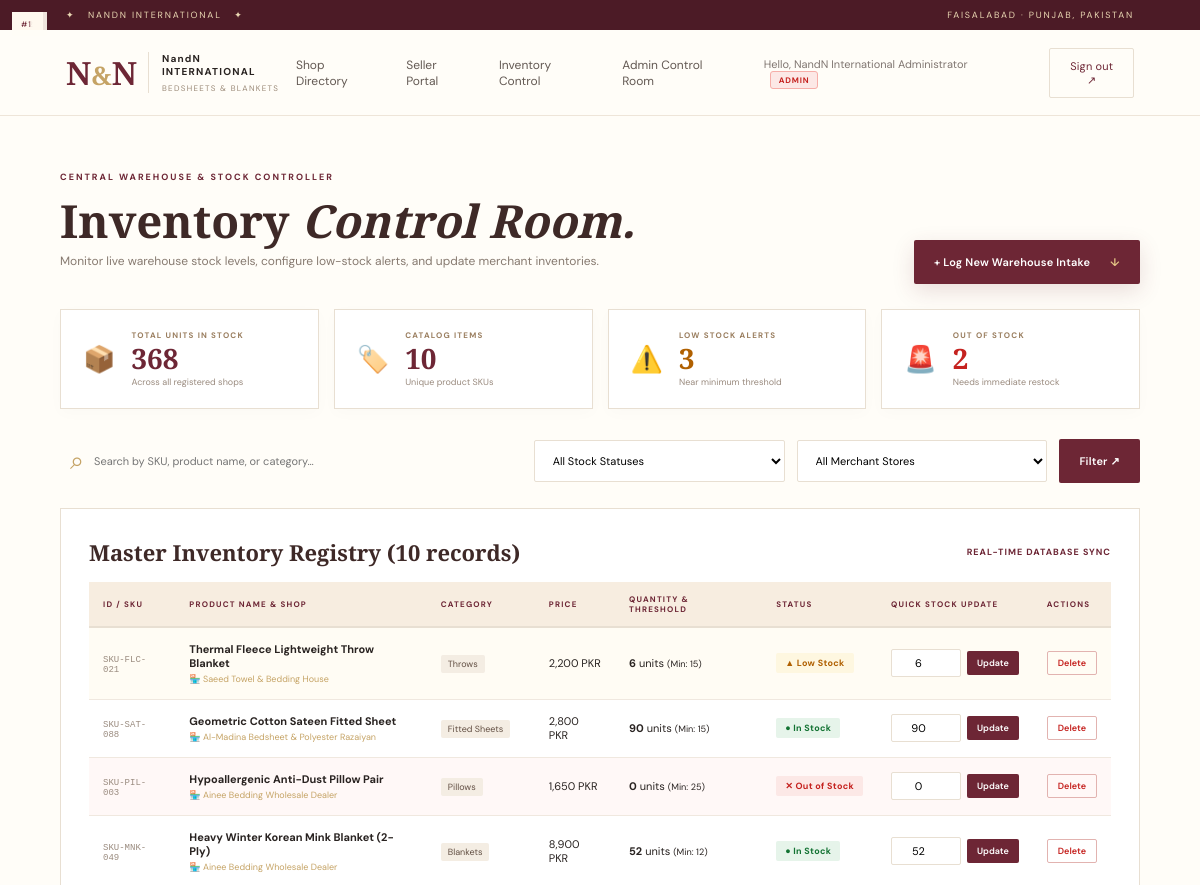
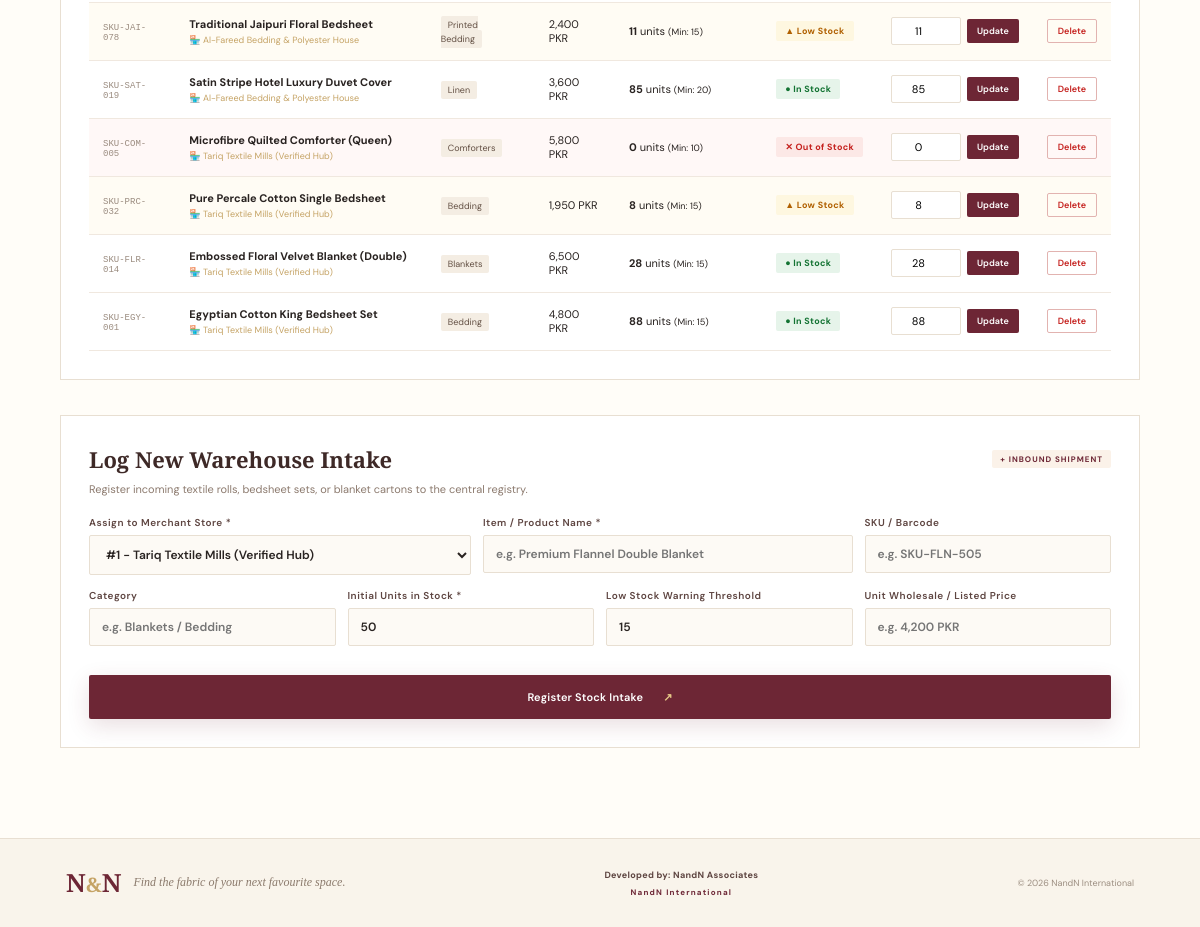
/inventory/dashboard (signed in), run on the app's committed database (2 pictures, top to bottom).
### tables this page shows
CREATE TABLE inventory(
            id INTEGER PRIMARY KEY AUTOINCREMENT,
            shop_id INTEGER,
            item_name TEXT NOT NULL,
            sku TEXT,
            category TEXT,
            quantity INTEGER NOT NULL DEFAULT 0,
            low_stock_threshold INTEGER NOT NULL DEFAULT 15,
            unit_price TEXT,
            status TEXT NOT NULL DEFAULT 'In Stock',
            updated_at TEXT NOT NULL DEFAULT CURRENT_TIMESTAMP,
            FOREIGN KEY (shop_id) REFERENCES shops(id)
        );

CREATE TABLE shops(id INTEGER PRIMARY KEY,name TEXT NOT NULL,market_area TEXT,address TEXT,phone TEXT,product_line TEXT,top_products TEXT,price_range TEXT,average_price TEXT,business_type TEXT,verification TEXT,product_image_name TEXT,photo1 TEXT,photo2 TEXT, seller_id INTEGER DEFAULT NULL);

### app.py (the view)
@app.route('/inventory/dashboard')
@inventory_required
def inventory_dashboard():
    q = request.args.get('q', '').strip()
    status_filter = request.args.get('status', '').strip()
    shop_filter = request.args.get('shop_id', '', type=str)
    where = []
    params = []
    if q:
        like = f'%{q}%'
        where.append('(i.item_name LIKE ? OR i.sku LIKE ? OR i.category LIKE ?)')
        params.extend([like, like, like])
    if status_filter:
        where.append('i.status=?')
        params.append(status_filter)
    if shop_filter and shop_filter.isdigit():
        where.append('i.shop_id=?')
        params.append(int(shop_filter))
    clause = (' WHERE ' + ' AND '.join(where)) if where else ''
    with connect() as db:
        total_items = db.execute('SELECT COUNT(*) FROM inventory').fetchone()[0]
        total_units = db.execute('SELECT COALESCE(SUM(quantity), 0) FROM inventory').fetchone()[0]
        low_stock_count = db.execute("SELECT COUNT(*) FROM inventory WHERE status='Low Stock'").fetchone()[0]
        out_of_stock_count = db.execute("SELECT COUNT(*) FROM inventory WHERE status='Out of Stock'").fetchone()[0]
        sql = f'''
        SELECT i.*, s.name as shop_name
        FROM inventory i
        LEFT JOIN shops s ON i.shop_id = s.id
        {clause}
        ORDER BY i.id DESC
        '''
        items = db.execute(sql, params).fetchall()
        shops = db.execute('SELECT id, name FROM shops ORDER BY id LIMIT 50').fetchall()
    stats = {
        'total_items': total_items,
        'total_units': total_units,
        'low_stock': low_stock_count,
        'out_of_stock': out_of_stock_count
    }
    return render_template(
        'inventory_dashboard.html',
        items=items,
        stats=stats,
        shops=shops,
        q=q,
        status_filter=status_filter,
        shop_filter=shop_filter
    )

### app.py (called while the page is built)
def connect():
    db = sqlite3.connect(DB_PATH)
    db.row_factory = sqlite3.Row
    db.execute('PRAGMA foreign_keys=ON')
    return db

def inventory_required(fn):
    @wraps(fn)
    def wrapped(*a, **kw):
        if not session.get('user_id'):
            flash('Pehle Inventory Control account se login karein.', 'info')
            return redirect(url_for('inventory_login'))
        if session.get('role') != 'inventory' and session.get('role') != 'admin':
            flash('Access Denied: Buyer ya Seller ko Inventory Control Room access karne ki ijazat nahi hai.', 'error')
            if session.get('role') == 'buyer': return redirect(url_for('directory'))
            if session.get('role') == 'seller': return redirect(url_for('seller_dashboard'))
            return redirect(url_for('index'))
        return fn(*a, **kw)
    return wrapped

@app.context_processor
def globals_for_templates():
    return {
        'current_user': session.get('user_name'),
        'user_role': session.get('role')
    }

### templates/inventory_dashboard.html (shortened to what this page needs)
{% extends 'base.html' %}
{% block content %}
<section class="inventory-wrap">
  <div class="inventory-head">
    <div class="section-kicker">CENTRAL WAREHOUSE & STOCK CONTROLLER</div>
    <div class="inventory-title-row">
      <div>
        <h1>Inventory <em>Control Room.</em></h1>
        <p class="form-sub">Monitor live warehouse stock levels, configure low-stock alerts, and update merchant inventories.</p>
      </div>
      <a class="btn btn-gold" href="#add-stock-section">
        + Log New Warehouse Intake <span>↓</span>
      </a>
    </div>
  </div>
  <div class="inventory-kpis">
    <div class="kpi-card">
      <div class="kpi-icon">📦</div>
      <div class="kpi-data">
        <small>TOTAL UNITS IN STOCK</small>
        <strong>{{ stats.total_units }}</strong>
        <span>Across all registered shops</span>
      </div>
    </div>
    <div class="kpi-card">
      <div class="kpi-icon">🏷️</div>
      <div class="kpi-data">
        <small>CATALOG ITEMS</small>
        <strong>{{ stats.total_items }}</strong>
        <span>Unique product SKUs</span>
      </div>
    </div>
    <div class="kpi-card alert-warning">
      <div class="kpi-icon">⚠️</div>
      <div class="kpi-data">
        <small>LOW STOCK ALERTS</small>
        <strong class="text-warning">{{ stats.low_stock }}</strong>
        <span>Near minimum threshold</span>
      </div>
    </div>
    <div class="kpi-card alert-danger">
      <div class="kpi-icon">🚨</div>
      <div class="kpi-data">
        <small>OUT OF STOCK</small>
        <strong class="text-danger">{{ stats.out_of_stock }}</strong>
        <span>Needs immediate restock</span>
      </div>
    </div>
  </div>
  <div class="inventory-filter-bar">
    <form method="get" action="{{ url_for('inventory_dashboard') }}" class="filter-form">
      <div class="search-field">
        <span>⌕</span>
        <input type="search" name="q" value="{{ q }}" placeholder="Search by SKU, product name, or category…">
      </div>
      <select name="status">
        <option value="">All Stock Statuses</option>
      </select>
      <select name="shop_id">
        <option value="">All Merchant Stores</option>
      </select>
      <button class="btn btn-primary" type="submit">Filter ↗</button>
    </form>
  </div>
  <div class="inventory-box">
    <div class="box-head">
      <h2>Master Inventory Registry ({{ items|length }} records)</h2>
      <span class="tabs-label">Real-time database sync</span>
    </div>
    {% if items %}
    <div class="table-responsive">
      <table class="luxury-table inventory-table">
        <thead>
          <tr>
            <th>ID / SKU</th>
            <th>PRODUCT NAME & SHOP</th>
            <th>CATEGORY</th>
            <th>PRICE</th>
            <th>QUANTITY & THRESHOLD</th>
            <th>STATUS</th>
            <th>QUICK STOCK UPDATE</th>
            <th>ACTIONS</th>
          </tr>
        </thead>
        <tbody>
          {% for item in items %}
          <tr class="{% if item.status == 'Out of Stock' %}row-danger{% elif item.status == 'Low Stock' %}row-warning{% endif %}">
            <td>
              <span class="card-id">#{{ item.id }}</span>
              <small class="muted-sku">{{ item.sku or 'SKU-NONE' }}</small>
            </td>
            <td>
              <b>{{ item.item_name }}</b>
              <small class="shop-badge">🏪 {{ item.shop_name or 'Shop #' ~ item.shop_id }}</small>
            </td>
            <td><span class="category-chip">{{ item.category or 'General' }}</span></td>
            <td>{{ item.unit_price or '—' }}</td>
            <td>
              <b class="qty-text">{{ item.quantity }}</b> units
              <small class="text-muted">(Min: {{ item.low_stock_threshold }})</small>
            </td>
            <td>
              {% if item.status == 'In Stock' %}
                <span class="status-pill status-in-stock">● In Stock</span>
              {% elif item.status == 'Low Stock' %}
                <span class="status-pill status-low-stock">▲ Low Stock</span>
              {% else %}
                <span class="status-pill status-out-of-stock">✕ Out of Stock</span>
              {% endif %}
            </td>
            <td>
              <form method="post" action="{{ url_for('inventory_update', item_id=item.id) }}" class="inline-qty-form">
                <input type="number" name="quantity" value="{{ item.quantity }}" min="0" title="Stock Quantity" class="input-mini">
                <button type="submit" class="btn-mini" title="Save new quantity">Update</button>
              </form>
            </td>
            <td>
              <form method="post" action="{{ url_for('inventory_delete', item_id=item.id) }}" onsubmit="return confirm('Delete this inventory item from the registry?');">
                <button type="submit" class="btn-delete" title="Delete record">Delete</button>
              </form>
            </td>
          </tr>
          {% endfor %}
        </tbody>
      </table>
    </div>
    {% else %}
    <div class="empty-inline">
      <p>No inventory items match your current filter. Clear filters or add new stock below.</p>
    </div>
    {% endif %}
  </div>
  <div id="add-stock-section" class="inventory-box" style="margin-top: 35px;">
    <div class="box-head">
      <h2>Log New Warehouse Intake</h2>
      <span class="badge-pill">+ Inbound Shipment</span>
    </div>
    <p class="box-desc">Register incoming textile rolls, bedsheet sets, or blanket cartons to the central registry.</p>
    <form method="post" action="{{ url_for('inventory_add') }}" class="inventory-intake-form">
      <div class="form-row-3">
        <label>Assign to Merchant Store *
          <select name="shop_id" required>
            {% for s in shops %}
              <option value="{{ s.id }}">#{{ s.id }} - {{ s.name }}</option>
            {% endfor %}
          </select>
        </label>
        <label>Item / Product Name *
          <input name="item_name" placeholder="e.g. Premium Flannel Double Blanket" required>
        </label>
        <label>SKU / Barcode
          <input name="sku" placeholder="e.g. SKU-FLN-505">
        </label>
      </div>
      <div class="form-row-4">
        <label>Category
          <input name="category" placeholder="e.g. Blankets / Bedding">
        </label>
        <label>Initial Units in Stock *
          <input type="number" name="quantity" min="0" value="50" required>
        </label>
        <label>Low Stock Warning Threshold
          <input type="number" name="low_stock_threshold" min="1" value="15" required>
        </label>
        <label>Unit Wholesale / Listed Price
          <input name="unit_price" placeholder="e.g. 4,200 PKR">
        </label>
      </div>
      <button class="btn btn-gold" type="submit" style="margin-top: 15px;">
        Register Stock Intake <span>↗</span>
      </button>
    </form>
  </div>
</section>
{% endblock %}

### data on the page
inventory: sku "SKU-FLC-021", item_name "Thermal Fleece Lightweight Throw Blanket", name "Saeed Towel & Bedding House", category "Throws", unit_price "2,200 PKR", quantity "6", low_stock_threshold "15", status "▲ Low Stock"
inventory: sku "SKU-SAT-088", item_name "Geometric Cotton Sateen Fitted Sheet", name "Al-Madina Bedsheet & Polyester Razaiyan", category "Fitted Sheets", unit_price "2,800 PKR", quantity "90", low_stock_threshold "15", status "● In Stock"
inventory: sku "SKU-PIL-003", item_name "Hypoallergenic Anti-Dust Pillow Pair", name "Ainee Bedding Wholesale Dealer", category "Pillows", unit_price "1,650 PKR", quantity "0", low_stock_threshold "25", status "✕ Out of Stock"
inventory: sku "SKU-MNK-049", item_name "Heavy Winter Korean Mink Blanket (2-Ply)", name "Ainee Bedding Wholesale Dealer", category "Blankets", unit_price "8,900 PKR", quantity "52", low_stock_threshold "12", status "● In Stock"
inventory: sku "SKU-JAI-078", item_name "Traditional Jaipuri Floral Bedsheet", name "Al-Fareed Bedding & Polyester House", category "Printed Bedding", unit_price "2,400 PKR", quantity "11", low_stock_threshold "15", status "▲ Low Stock"
inventory: sku "SKU-SAT-019", item_name "Satin Stripe Hotel Luxury Duvet Cover", name "Al-Fareed Bedding & Polyester House", category "Linen", unit_price "3,600 PKR", quantity "85", low_stock_threshold "20", status "● In Stock"
inventory: sku "SKU-COM-005", item_name "Microfibre Quilted Comforter (Queen)", name "Tariq Textile Mills (Verified Hub)", category "Comforters", unit_price "5,800 PKR", quantity "0", low_stock_threshold "10", status "✕ Out of Stock"
inventory: sku "SKU-PRC-032", item_name "Pure Percale Cotton Single Bedsheet", name "Tariq Textile Mills (Verified Hub)", category "Bedding", unit_price "1,950 PKR", quantity "8", low_stock_threshold "15", status "▲ Low Stock"
inventory: sku "SKU-FLR-014", item_name "Embossed Floral Velvet Blanket (Double)", name "Tariq Textile Mills (Verified Hub)", category "Blankets", unit_price "6,500 PKR", quantity "28", low_stock_threshold "15", status "● In Stock"
inventory: id "1", sku "SKU-EGY-001", item_name "Egyptian Cotton King Bedsheet Set", name "Tariq Textile Mills (Verified Hub)", category "Bedding", unit_price "4,800 PKR", quantity "88", low_stock_threshold "15", status "● In Stock"

### other printed values
{{ current_user }} "NandN International Administrator"
{{ user_role|title }} "ADMIN"
{{ stats.total_units }} "368"
{{ stats.total_items }} "10"
{{ stats.low_stock }} "3"
{{ stats.out_of_stock }} "2"
{{ items|length }} "10"
